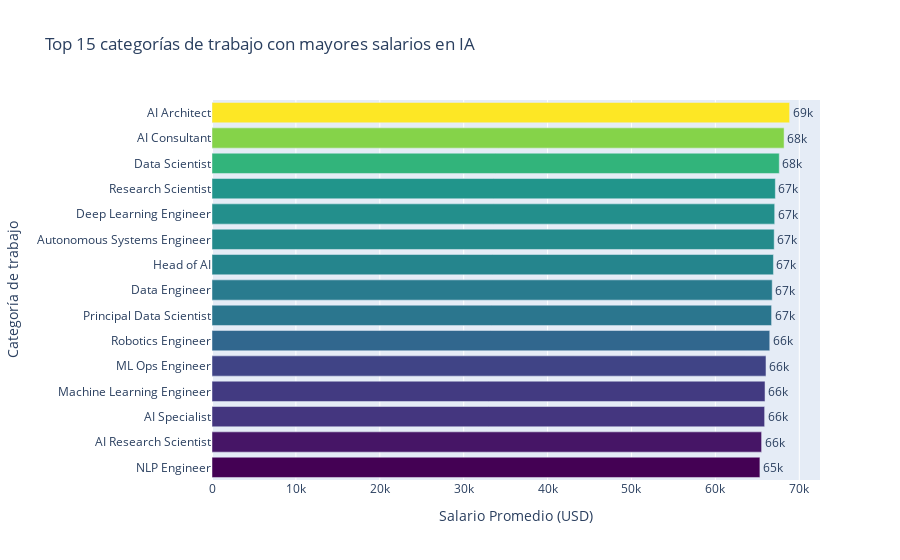

Notebook cell for this chart:
### Code cell
import plotly.express as px
# --- Pregunta 4: Top 15 categorías de trabajo con mayores salarios ---

# Agrupar por título del trabajo y calcular salario promedio
top_roles_by_salary = (
    df.groupby('job_title')['salary_usd']
    .mean()
    .sort_values(ascending=False)
    .head(15)
    .reset_index()
)

# Gráfico con tonos cálidos
fig_roles = px.bar(
    top_roles_by_salary,
    x='salary_usd',
    y='job_title',
    orientation='h',
    title='Top 15 categorías de trabajo con mayores salarios en IA',
    labels={
        'job_title': 'Categoría de trabajo',
        'salary_usd': 'Salario Promedio (USD)'
    },
    text='salary_usd',
    color='salary_usd',  # Usamos el valor de salario como referencia de color
    color_continuous_scale=px.colors.sequential.Viridis
)
fig_roles.update_traces(texttemplate='%{text:.2s}', textposition='outside')
fig_roles.update_layout(
yaxis={'categoryorder': 'total ascending'},
    #coloraxis_showscale=False  # Oculta la barra de color si no es necesaria
)

fig_roles.show()

### Figure 1 — Plotly figure (JSON) as saved in the notebook; plotly's stock layout.template omitted (floating-point values rounded to 4 significant figures)
{"data": [{"hovertemplate": "Salario Promedio (USD)=%{marker.color}<br>Categoría de trabajo=%{y}<extra></extra>", "legendgroup": "", "marker": {"color": [68850.0, 68190.0, 67620.0, 67150.0, 67070.0, 67010.0, 66920.0, 66770.0, 66700.0, 66480.0, 66030.0, 65920.0, 65870.0, 65510.0, 65310.0], "coloraxis": "coloraxis", "pattern": {"shape": ""}}, "name": "", "orientation": "h", "showlegend": false, "text": [68850.0, 68190.0, 67620.0, 67150.0, 67070.0, 67010.0, 66920.0, 66770.0, 66700.0, 66480.0, 66030.0, 65920.0, 65870.0, 65510.0, 65310.0], "textposition": "outside", "texttemplate": "%{text:.2s}", "type": "bar", "x": [68850.0, 68190.0, 67620.0, 67150.0, 67070.0, 67010.0, 66920.0, 66770.0, 66700.0, 66480.0, 66030.0, 65920.0, 65870.0, 65510.0, 65310.0], "xaxis": "x", "y": ["AI Architect", "AI Consultant", "Data Scientist", "Research Scientist", "Deep Learning Engineer", "Autonomous Systems Engineer", "Head of AI", "Data Engineer", "Principal Data Scientist", "Robotics Engineer", "ML Ops Engineer", "Machine Learning Engineer", "AI Specialist", "AI Research Scientist", "NLP Engineer"], "yaxis": "y"}], "layout": {"barmode": "relative", "coloraxis": {"colorbar": {"title": {"text": "Salario Promedio (USD)"}}, "colorscale": [[0, "#440154"], [0.1111, "#482878"], [0.2222, "#3e4989"], [0.3333, "#31688e"], [0.4444, "#26828e"], [0.5556, "#1f9e89"], [0.6667, "#35b779"], [0.7778, "#6ece58"], [0.8889, "#b5de2b"], [1, "#fde725"]], "showscale": false}, "legend": {"tracegroupgap": 0}, "title": {"text": "Top 15 categorías de trabajo con mayores salarios en IA"}, "xaxis": {"anchor": "y", "domain": [0, 1], "title": {"text": "Salario Promedio (USD)"}}, "yaxis": {"anchor": "x", "categoryorder": "total ascending", "domain": [0, 1], "title": {"text": "Categoría de trabajo"}}}}
